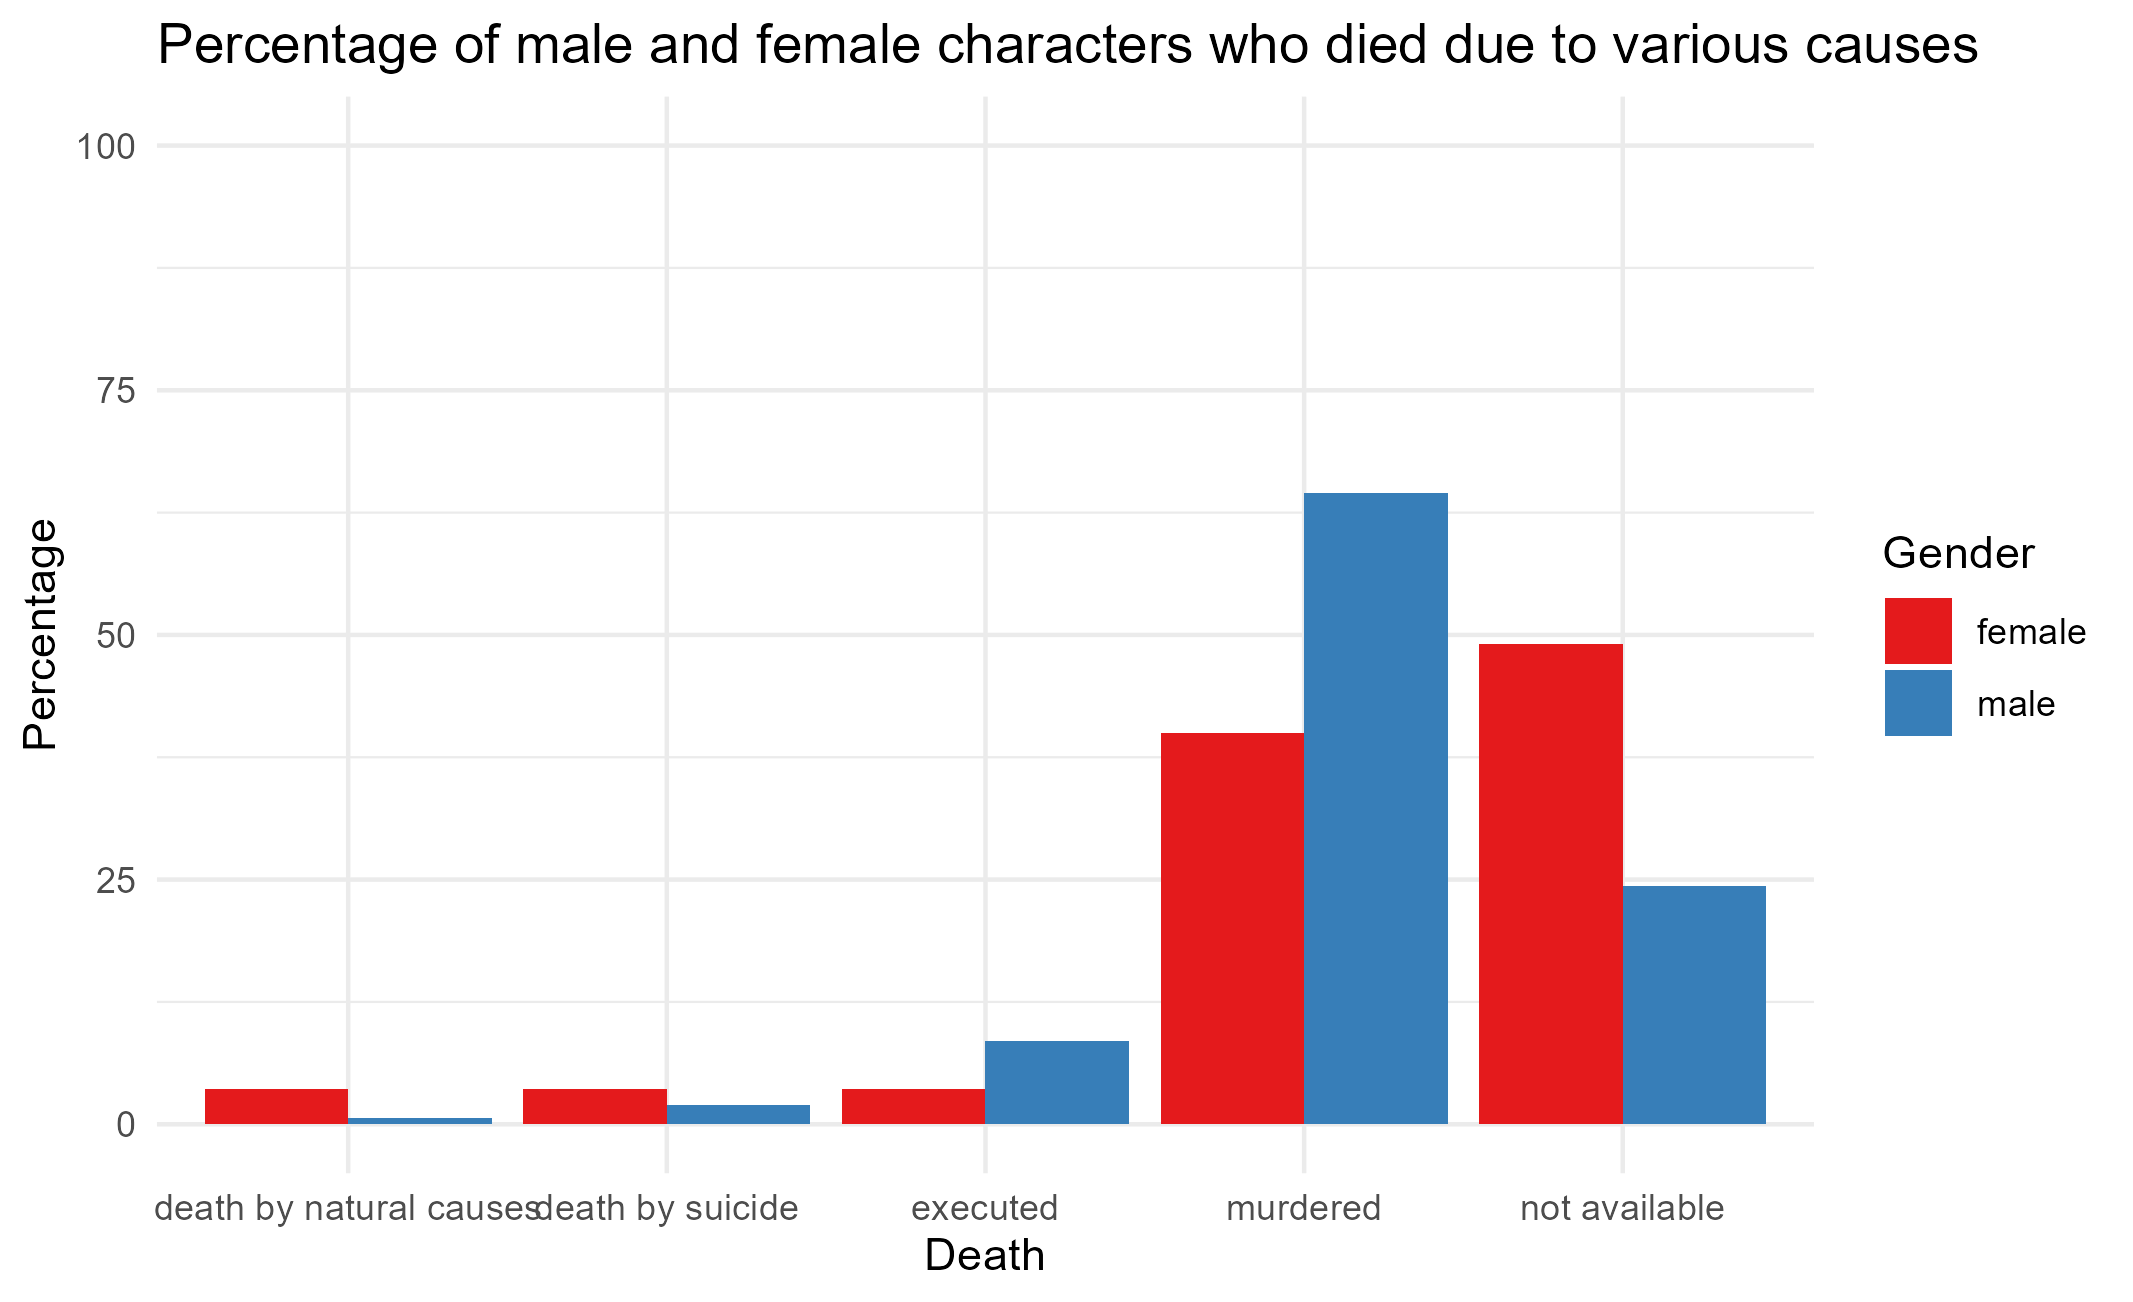

Reproduce this figure in R.
library(tidyverse)
library(ggplot2)

#Importing csv file into a dataframe
updated_death_categories <- read.csv("GOT_updated_death_categories.csv")
View(updated_death_categories)

#making a table of frequency of deaths by various causes by gender.
table_gender_death <-  table(updated_death_categories$gender, updated_death_categories$death_category)
print(table_gender_death)

#converting the table into a dataframe and adding column names
dtf = as.data.frame(table_gender_death)
names(dtf) = c("Gender", "Death", "Frequency")
#print(dtf)

#making a separate data frame to calculate %female deaths per category.
female_deaths <- filter(dtf, Gender == 'female') 
female_deaths <-  mutate(female_deaths, Percentage = Frequency*100/sum(Frequency))
#print(female_deaths)

#making a separate data frame to calculate %male deaths per category.
male_deaths <- filter(dtf, Gender == 'male') 
male_deaths <-  mutate(male_deaths, Percentage = Frequency*100/sum(Frequency))
#print(male_deaths)

#concatenating the male and female data frames
death_gender <- rbind(female_deaths, male_deaths)
print(death_gender)

#plot
gender_death_plot <- death_gender |> ggplot(aes(x = Death, y = Percentage)) +
  geom_bar(stat = 'identity', aes(fill = Gender), position = 'dodge') +
  scale_fill_brewer(palette = "Set1") +
  ylim(0, 100)+
  labs(title = "Percentage of male and female characters who died due to various causes")+
  theme_minimal()
  
print(gender_death_plot)
ggsave(gender_death_plot, filename = "death_cause_gender.png")
